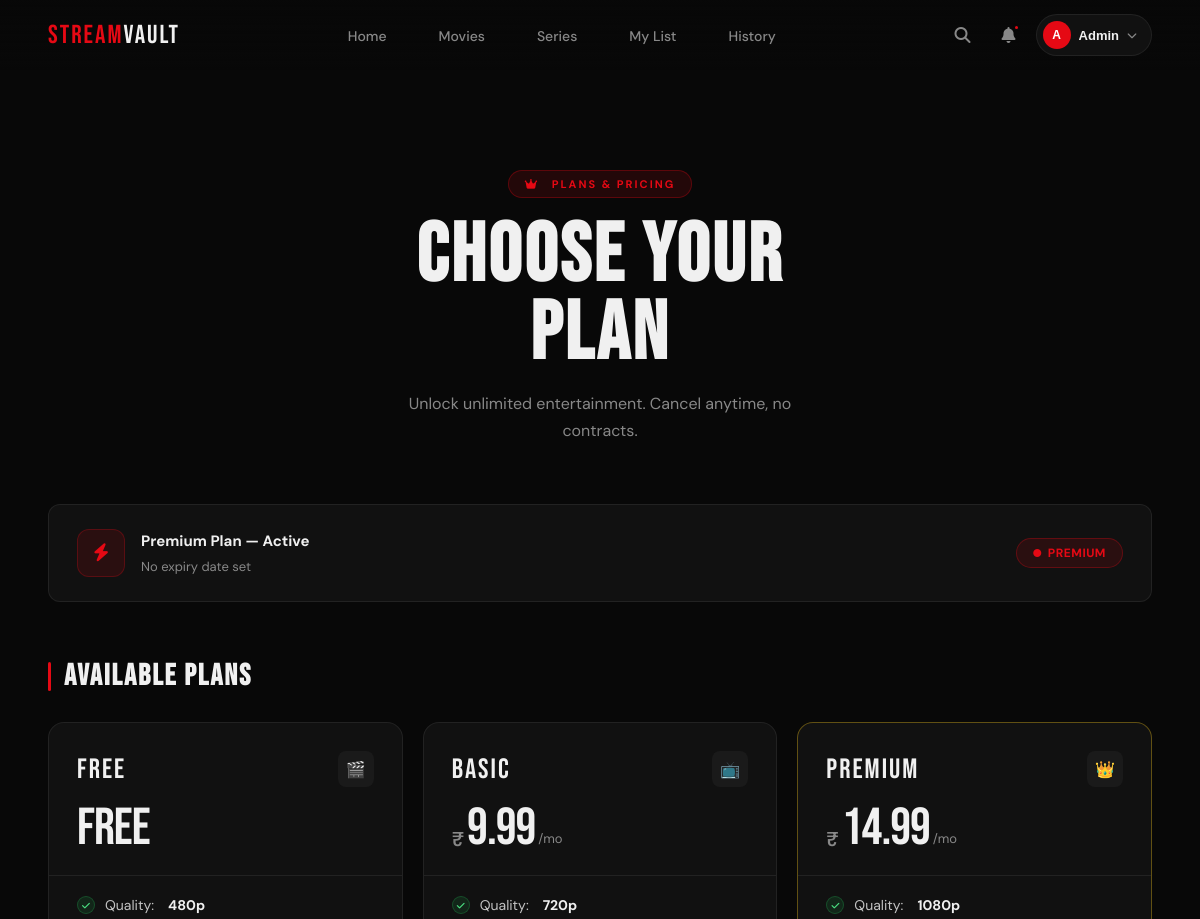
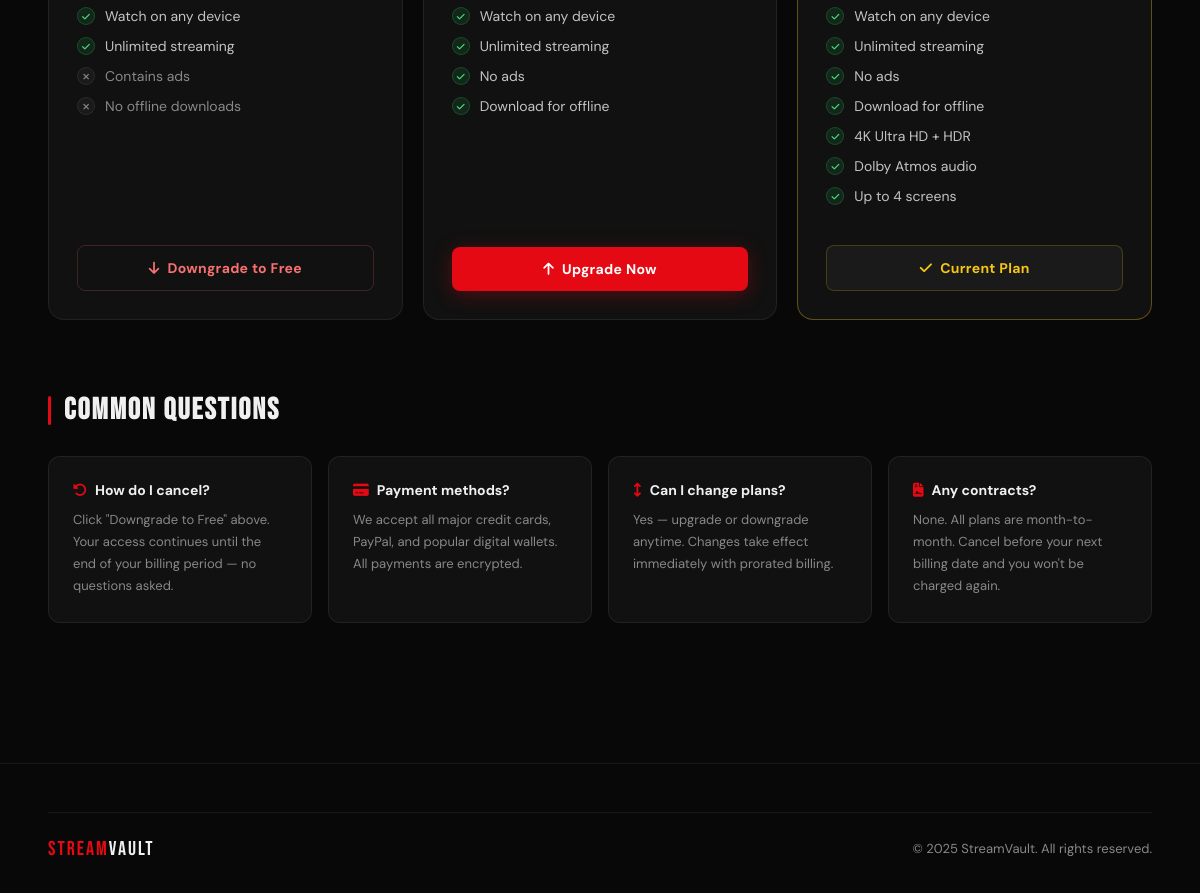
Page /subscription.php (signed in) on the committed database (2 pictures, top to bottom).
### tables this page shows
CREATE TABLE users (
    id INT PRIMARY KEY AUTO_INCREMENT,
    name VARCHAR(100) NOT NULL,
    email VARCHAR(100) UNIQUE NOT NULL,
    password VARCHAR(255) NOT NULL,
    avatar VARCHAR(255) NULL,
    role ENUM('user', 'admin') DEFAULT 'user',
    subscription_status ENUM('free', 'basic', 'premium') DEFAULT 'free',
    subscription_expiry DATE NULL,
    created_at TIMESTAMP DEFAULT CURRENT_TIMESTAMP
);

CREATE TABLE subscription_plans (
    id INT PRIMARY KEY AUTO_INCREMENT,
    plan_name VARCHAR(50) NOT NULL,
    price DECIMAL(10,2) NOT NULL,
    duration_days INT NOT NULL,
    max_quality VARCHAR(20),
    created_at TIMESTAMP DEFAULT CURRENT_TIMESTAMP
);

### includes/db.php (called while the page is built, shortened)
<?php
require_once 'config.php';
class Database {
    private $host = DB_HOST;
    private $user = DB_USER;
    private $pass = DB_PASS;
    private $dbname = DB_NAME;
    private $conn;
    private static $instance = null;
    private function __construct() {
        try {
            $this->conn = new PDO(
                "mysql:host=$this->host;dbname=$this->dbname;charset=utf8mb4",
                $this->user,
                $this->pass,
                [
                    PDO::ATTR_ERRMODE => PDO::ERRMODE_EXCEPTION,
                    PDO::ATTR_DEFAULT_FETCH_MODE => PDO::FETCH_ASSOC,
                    PDO::ATTR_EMULATE_PREPARES => false
                ]
            );
        } catch(PDOException $e) {
            die("Connection failed: " . $e->getMessage());
        }
    }
    public static function getInstance() {
        if (self::$instance === null) {
            self::$instance = new self();
        }
        return self::$instance;
    }
    public function getConnection() {
        return $this->conn;
    }
}
?>

### includes/auth.php (called while the page is built, shortened)
<?php
require_once 'db.php';
class Auth {
    public function isLoggedIn() {
        return isset($_SESSION['user_id']);
    }
}
$auth = new Auth();
?>

### includes/config.php (called while the page is built, shortened)
<?php
function formatIndianCurrency($number) {
    $number = round($number, 2);
    $parts = explode('.', (string)$number);
    $whole = $parts[0];
    $fraction = isset($parts[1]) ? $parts[1] : '00';
    $fraction = str_pad($fraction, 2, '0', STR_PAD_RIGHT);
    $restUnits = substr($whole, 0, -3);
    return $whole . '.' . $fraction;
}
?>

### subscription.php (the view, shortened to what this page needs)
<?php
require_once 'includes/header.php';
require_once 'includes/functions.php';
$userId = $_SESSION['user_id'];
$stmt = $db->prepare("SELECT * FROM users WHERE id = ?");
$stmt->execute([$userId]);
$user = $stmt->fetch();
$plans = $db->query("SELECT * FROM subscription_plans ORDER BY price")->fetchAll();
?>
<!DOCTYPE html>
<html lang="en">
<head>
    <link rel="stylesheet" href="https://cdnjs.cloudflare.com/ajax/libs/font-awesome/6.5.0/css/all.min.css">
</head>
<body>
<div class="sub-page">
    <div class="page-hero">
        <div class="page-hero-badge"><i class="fas fa-crown"></i> &nbsp;Plans & Pricing</div>
        <h1>Choose Your<br>Plan</h1>
        <p>Unlock unlimited entertainment. Cancel anytime, no contracts.</p>
    </div>
    <div class="current-sub">
        <div class="current-sub-left">
            <div class="current-sub-icon"><i class="fas fa-bolt"></i></div>
            <div class="current-sub-info">
                <h3><?php echo ucfirst(htmlspecialchars($user['subscription_status'])); ?> Plan — Active</h3>
                <?php if ($user['subscription_expiry']): ?>
                <span>Renews on <?php echo date('F d, Y', strtotime($user['subscription_expiry'])); ?></span>
                <?php else: ?>
                <span>No expiry date set</span>
                <?php endif; ?>
            </div>
        </div>
        <div class="sub-status-pill <?php echo strtolower(htmlspecialchars($user['subscription_status'])); ?>">
            <i class="fas fa-circle"></i>
            <?php echo ucfirst(htmlspecialchars($user['subscription_status'])); ?>
        </div>
    </div>
    <h2 class="section-title">Available Plans</h2>
    <div class="plans-grid">
        <?php
        $planIcons   = ['free' => '🎬', 'basic' => '📺', 'standard' => '⭐', 'premium' => '👑'];
        $popularPlan = 'standard';
        foreach ($plans as $i => $plan):
            $key       = strtolower($plan['plan_name']);
            $isCurrent = strtolower($user['subscription_status']) === $key;
            $isFree    = $key === 'free';
            $isPopular = $key === $popularPlan;
        ?>
        <div class="plan-card <?php echo $isCurrent ? 'current-plan' : ''; ?> <?php echo $isPopular ? 'popular' : ''; ?>">
            <div class="plan-top">
                <div class="plan-name-row">
                    <span class="plan-name"><?php echo strtoupper(htmlspecialchars($plan['plan_name'])); ?></span>
                    <span class="plan-icon"><?php echo $planIcons[$key] ?? '🎬'; ?></span>
                </div>
                <div class="plan-price">
                    <?php if ($plan['price'] > 0): ?>
                    <span class="price-currency">₹</span>
                    <span class="price-amount"><?php echo str_replace('.00', '', formatIndianCurrency($plan['price'])); ?></span>
                    <span class="price-period">/mo</span>
                    <?php else: ?>
                    <span class="price-amount">Free</span>
                    <?php endif; ?>
                </div>
            </div>
            <div class="plan-features">
                <ul>
                    <li>
                        <span class="check"><i class="fas fa-check"></i></span>
                        Quality: <strong style="color:var(--text);margin-left:4px"><?php echo htmlspecialchars($plan['max_quality']); ?></strong>
                    </li>
                    <li><span class="check"><i class="fas fa-check"></i></span> Watch on any device</li>
                    <li><span class="check"><i class="fas fa-check"></i></span> Unlimited streaming</li>
                    <?php if (!$isFree): ?>
                    <li><span class="check"><i class="fas fa-check"></i></span> No ads</li>
                    <li><span class="check"><i class="fas fa-check"></i></span> Download for offline</li>
                    <?php else: ?>
                    <li class="dimmed"><span class="cross"><i class="fas fa-xmark"></i></span> Contains ads</li>
                    <li class="dimmed"><span class="cross"><i class="fas fa-xmark"></i></span> No offline downloads</li>
                    <?php endif; ?>
                    <?php if ($key === 'premium'): ?>
                    <li><span class="check"><i class="fas fa-check"></i></span> 4K Ultra HD + HDR</li>
                    <li><span class="check"><i class="fas fa-check"></i></span> Dolby Atmos audio</li>
                    <li><span class="check"><i class="fas fa-check"></i></span> Up to 4 screens</li>
                    <?php endif; ?>
                </ul>
            </div>
            <div class="plan-action">
                <?php if ($isCurrent): ?>
                <button class="btn btn-current" disabled><i class="fas fa-check"></i> Current Plan</button>
                <?php elseif ($isFree): ?>
                <a href="subscription.php?cancel=1" class="btn btn-danger"
                   onclick="return confirm('Switch to Free plan? Premium access will end.')">
                   <i class="fas fa-arrow-down"></i> Downgrade to Free
                </a>
                <?php else: ?>
                <button class="btn btn-primary"
                    onclick="showPaymentModal(<?php echo $plan['id']; ?>, '<?php echo htmlspecialchars($plan['plan_name'], ENT_QUOTES); ?>', <?php echo $plan['price']; ?>)">
                    <i class="fas fa-arrow-up"></i> Upgrade Now
                </button>
                <?php endif; ?>
            </div>
        </div>
        <?php endforeach; ?>
    </div>
    <div class="faq-wrap">
        <h2 class="section-title">Common Questions</h2>
        <div class="faq-grid">
            <div class="faq-card">
                <h4><i class="fas fa-rotate-left" style="color:var(--red);margin-right:8px"></i>How do I cancel?</h4>
                <p>Click "Downgrade to Free" above. Your access continues until the end of your billing period — no questions asked.</p>
            </div>
            <div class="faq-card">
                <h4><i class="fas fa-credit-card" style="color:var(--red);margin-right:8px"></i>Payment methods?</h4>
                <p>We accept all major credit cards, PayPal, and popular digital wallets. All payments are encrypted.</p>
            </div>
            <div class="faq-card">
                <h4><i class="fas fa-arrows-up-down" style="color:var(--red);margin-right:8px"></i>Can I change plans?</h4>
                <p>Yes — upgrade or downgrade anytime. Changes take effect immediately with prorated billing.</p>
            </div>
            <div class="faq-card">
                <h4><i class="fas fa-file-contract" style="color:var(--red);margin-right:8px"></i>Any contracts?</h4>
                <p>None. All plans are month-to-month. Cancel before your next billing date and you won't be charged again.</p>
            </div>
        </div>
    </div>
</div>
<footer class="footer">
    <div class="footer-bottom">
        <div class="footer-logo">STREAM<span>VAULT</span></div>
        <p class="footer-copy">© 2025 StreamVault. All rights reserved.</p>
    </div>
</footer>
</body>
</html>

### includes/header.php (shortened to what this page needs)
<?php
require_once 'includes/config.php';
require_once 'includes/auth.php';
?>
<!DOCTYPE html>
<html lang="en">
<head>
    <link rel="stylesheet" href="https://cdnjs.cloudflare.com/ajax/libs/font-awesome/6.5.0/css/all.min.css">
</head>
<body>
        <?php
        $currentPage = basename($_SERVER['PHP_SELF']);
        $navItems = [
            ['href' => defined('SITE_URL') ? SITE_URL : '/', 'label' => 'Home', 'file' => 'index.php'],
            ['href' => (defined('SITE_URL') ? SITE_URL : '') . '/movies.php', 'label' => 'Movies', 'file' => 'movies.php'],
            ['href' => (defined('SITE_URL') ? SITE_URL : '') . '/series.php', 'label' => 'Series', 'file' => 'series.php'],
        ];
        if (isset($auth) && $auth->isLoggedIn()):
            $navItems[] = ['href' => (defined('SITE_URL') ? SITE_URL : '') . '/mylist.php', 'label' => 'My List', 'file' => 'mylist.php'];
            $navItems[] = ['href' => (defined('SITE_URL') ? SITE_URL : '') . '/history.php', 'label' => 'History', 'file' => 'history.php'];
        endif;
            ?>
    <header class="sv-navbar" id="svNavbar" role="banner">
        <a href="<?php echo defined('SITE_URL') ? SITE_URL : '/'; ?>" class="sv-logo">
            STREAM<span>VAULT</span>
        </a>
        <ul class="sv-nav-links" role="list">
            <?php foreach ($navItems as $item):
                $active = ($currentPage === $item['file']) ? 'active' : '';
                ?>
                <li><a href="<?php echo $item['href']; ?>" class="<?php echo $active; ?>"><?php echo $item['label']; ?></a>
                </li>
            <?php endforeach; ?>
        </ul>
        <div class="sv-nav-right">
            <button class="sv-icon-btn" id="svSearchBtn" aria-label="Open search">
                <i class="fas fa-search"></i>
            </button>
            <?php if (isset($auth) && $auth->isLoggedIn()): ?>
                <div class="sv-notif">
                    <button class="sv-icon-btn" aria-label="Notifications">
                        <i class="fas fa-bell"></i>
                    </button>
                    <span class="sv-notif-dot" aria-hidden="true"></span>
                </div>
                <div class="sv-user-menu" id="svUserMenu">
                    <button class="sv-user-btn" id="svUserBtn" aria-expanded="false" aria-haspopup="true">
                        <div class="sv-avatar">
                            <?php echo strtoupper(substr($_SESSION['user_name'] ?? 'U', 0, 1)); ?>
                        </div>
                        <span class="sv-user-name"><?php echo htmlspecialchars($_SESSION['user_name'] ?? ''); ?></span>
                        <i class="fas fa-chevron-down sv-user-chevron"></i>
                    </button>
                </div>
            <?php endif; ?>
        </div>
    </header>
    <main class="main-content">

### includes/header.php (style rules this page uses)
:root { --bg: #080808; --surface: #111111; --surface2: #1a1a1a; --surface3: #222222; --border: rgba(255, 255, 255, .07); --red: #e50914; --red-dim: #b8070f; --red-glow: rgba(229, 9, 20, .35); --gold: #f5c518; --text: #f0f0f0; --muted: #888; --font-display: 'Bebas Neue', sans-serif; --font-body: 'DM Sans', sans-serif; --card-r: 12px; --trans: .3s cubic-bezier(.4, 0, .2, 1); --nav-h: 70px; }
*, *::before, *::after { box-sizing: border-box; margin: 0; padding: 0 }
html { scroll-behavior: smooth }
body { font-family: var(--font-body); background: var(--bg); color: var(--text); overflow-x: hidden; -webkit-font-smoothing: antialiased; min-height: 100vh; }
a { text-decoration: none; color: inherit }
.sv-navbar { position: fixed; top: 0; left: 0; right: 0; z-index: 999; height: var(--nav-h); display: flex; align-items: center; padding: 0 4vw; gap: 32px; background: linear-gradient(to bottom, rgba(8, 8, 8, .98), rgba(8, 8, 8, 0)); transition: background var(--trans), box-shadow var(--trans); }
.sv-logo { font-family: var(--font-display); font-size: 26px; letter-spacing: 2px; color: var(--red); user-select: none; flex-shrink: 0; white-space: nowrap; }
.sv-logo span { color: var(--text) }
.sv-nav-links { display: flex; align-items: center; justify-content: center; gap: 28px; list-style: none; flex: 1; }
.sv-nav-links a { font-size: 14px; font-weight: 500; color: var(--muted); padding: 6px 12px; border-radius: 6px; transition: color var(--trans), background var(--trans); white-space: nowrap; }
.sv-nav-right { display: flex; align-items: center; gap: 8px; margin-left: auto; flex-shrink: 0 }
.sv-icon-btn { width: 38px; height: 38px; border-radius: 8px; background: none; border: none; color: var(--muted); font-size: 16px; cursor: pointer; display: flex; align-items: center; justify-content: center; transition: color var(--trans), background var(--trans); }
.sv-user-menu { position: relative }
.sv-user-btn { display: flex; align-items: center; gap: 8px; background: var(--surface); border: 1px solid var(--border); border-radius: 30px; padding: 6px 14px 6px 6px; cursor: pointer; transition: background var(--trans), border-color var(--trans); }
.sv-avatar { width: 28px; height: 28px; border-radius: 50%; background: var(--red); display: flex; align-items: center; justify-content: center; font-size: 12px; font-weight: 700; color: #fff; flex-shrink: 0; }
.sv-user-name { font-size: 13px; font-weight: 600; color: var(--text); max-width: 100px; overflow: hidden; text-overflow: ellipsis; white-space: nowrap }
.sv-user-chevron { font-size: 10px; color: var(--muted); transition: transform var(--trans) }
.sv-notif { position: relative }
.sv-notif-dot { position: absolute; top: 8px; right: 8px; width: 7px; height: 7px; border-radius: 50%; background: var(--red); border: 2px solid var(--bg); }
.main-content { padding-top: var(--nav-h) }

### rows in the picture
users: subscription_status "Premium", subscription_status "PREMIUM"
subscription_plans: plan_name "FREE", plan_name "🎬", price "Free", max_quality "480p", shows "Contains ads", shows "Downgrade to Free"
subscription_plans: plan_name "BASIC", plan_name "📺", price "9.99", max_quality "720p", shows "No ads"
subscription_plans: plan_name "PREMIUM", plan_name "👑", price "14.99", max_quality "1080p", shows "No ads", shows "4K Ultra HD + HDR", shows "Current Plan"

### other values in the picture
$item['label'] "Home"
$item['label'] "Movies"
$item['label'] "Series"
$item['label'] "My List"
$item['label'] "History"
substr($_SESSION['user_name'] ?? 'U', 0, 1) "A"
$_SESSION['user_name'] "Admin"
